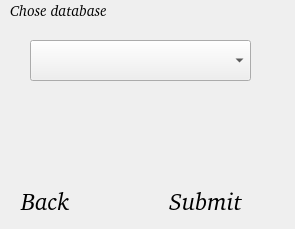
<?xml version="1.0" encoding="UTF-8"?>
<ui version="4.0">
 <class>MainWindow</class>
 <widget class="QMainWindow" name="MainWindow">
  <property name="geometry">
   <rect>
    <x>0</x>
    <y>0</y>
    <width>295</width>
    <height>229</height>
   </rect>
  </property>
  <property name="windowTitle">
   <string>MainWindow</string>
  </property>
  <widget class="QWidget" name="centralwidget">
   <widget class="QPushButton" name="submitButton">
    <property name="geometry">
     <rect>
      <x>120</x>
      <y>180</y>
      <width>171</width>
      <height>41</height>
     </rect>
    </property>
    <property name="font">
     <font>
      <family>Bitstream Charter</family>
      <pointsize>18</pointsize>
      <weight>50</weight>
      <italic>true</italic>
      <bold>false</bold>
     </font>
    </property>
    <property name="text">
     <string>Submit</string>
    </property>
    <property name="flat">
     <bool>true</bool>
    </property>
   </widget>
   <widget class="QLabel" name="imageLabel">
    <property name="geometry">
     <rect>
      <x>10</x>
      <y>0</y>
      <width>131</width>
      <height>21</height>
     </rect>
    </property>
    <property name="font">
     <font>
      <family>Bitstream Charter</family>
      <pointsize>11</pointsize>
      <weight>50</weight>
      <italic>true</italic>
      <bold>false</bold>
     </font>
    </property>
    <property name="text">
     <string>Chose database</string>
    </property>
   </widget>
   <widget class="QPushButton" name="backButton">
    <property name="geometry">
     <rect>
      <x>10</x>
      <y>180</y>
      <width>71</width>
      <height>41</height>
     </rect>
    </property>
    <property name="font">
     <font>
      <family>Bitstream Charter</family>
      <pointsize>18</pointsize>
      <weight>50</weight>
      <italic>true</italic>
      <bold>false</bold>
     </font>
    </property>
    <property name="text">
     <string>Back</string>
    </property>
    <property name="flat">
     <bool>true</bool>
    </property>
   </widget>
   <widget class="QComboBox" name="comboBox">
    <property name="geometry">
     <rect>
      <x>30</x>
      <y>40</y>
      <width>221</width>
      <height>41</height>
     </rect>
    </property>
    <property name="font">
     <font>
      <family>Bitstream Charter</family>
      <pointsize>18</pointsize>
      <italic>true</italic>
     </font>
    </property>
   </widget>
  </widget>
 </widget>
 <resources/>
 <connections/>
</ui>
